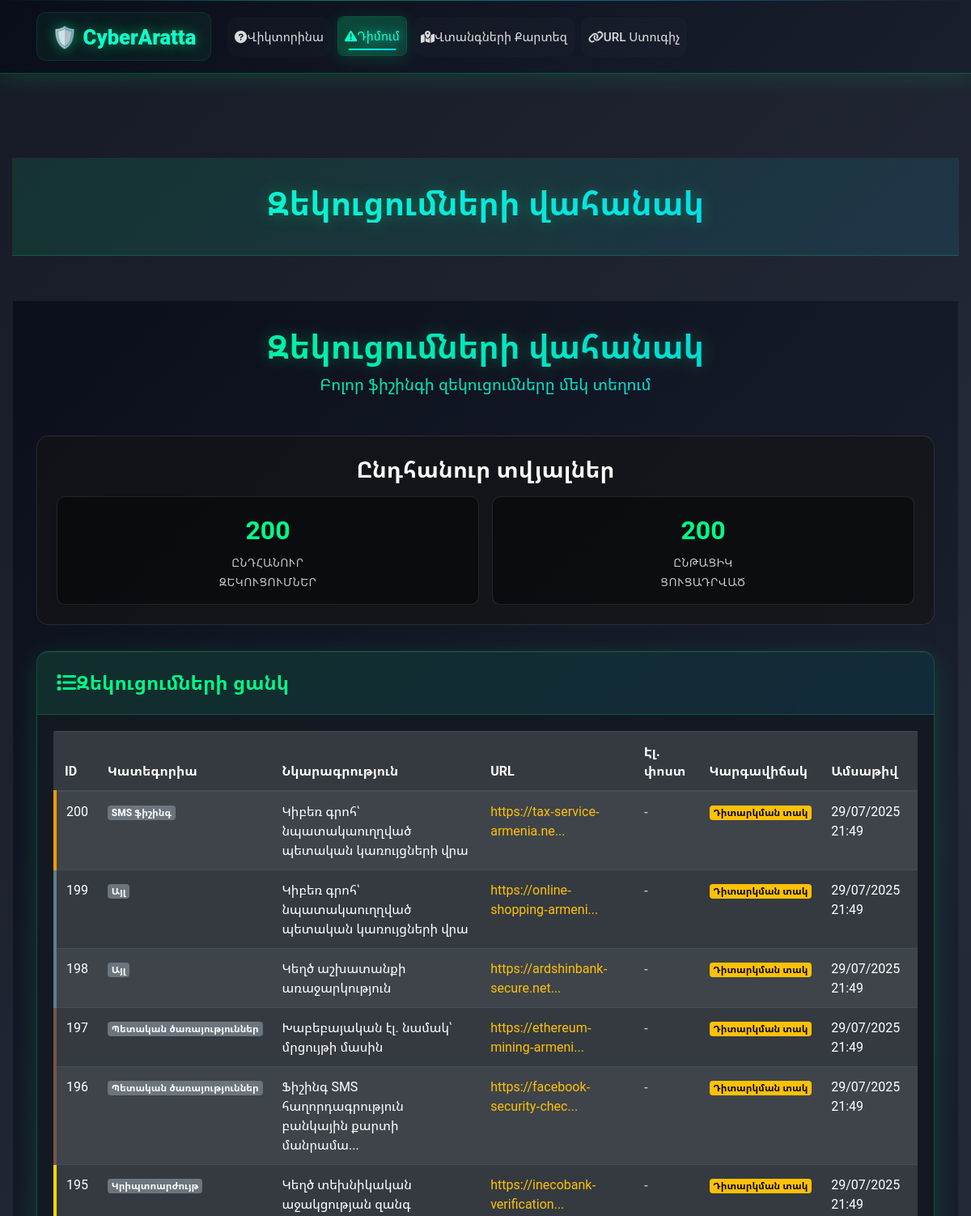
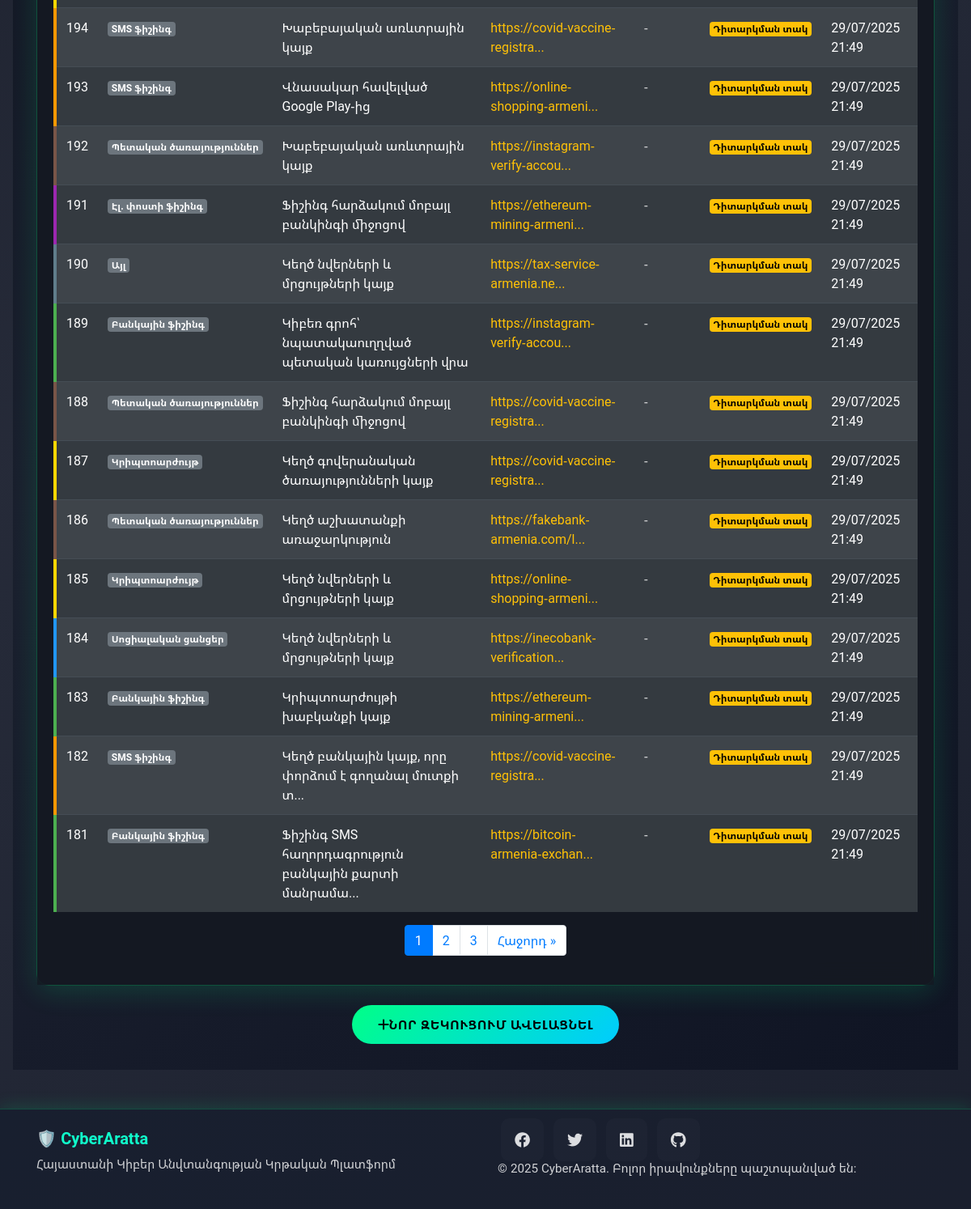
The page /reporting/dashboard/ on the database as committed earlier (2 pictures, top to bottom).
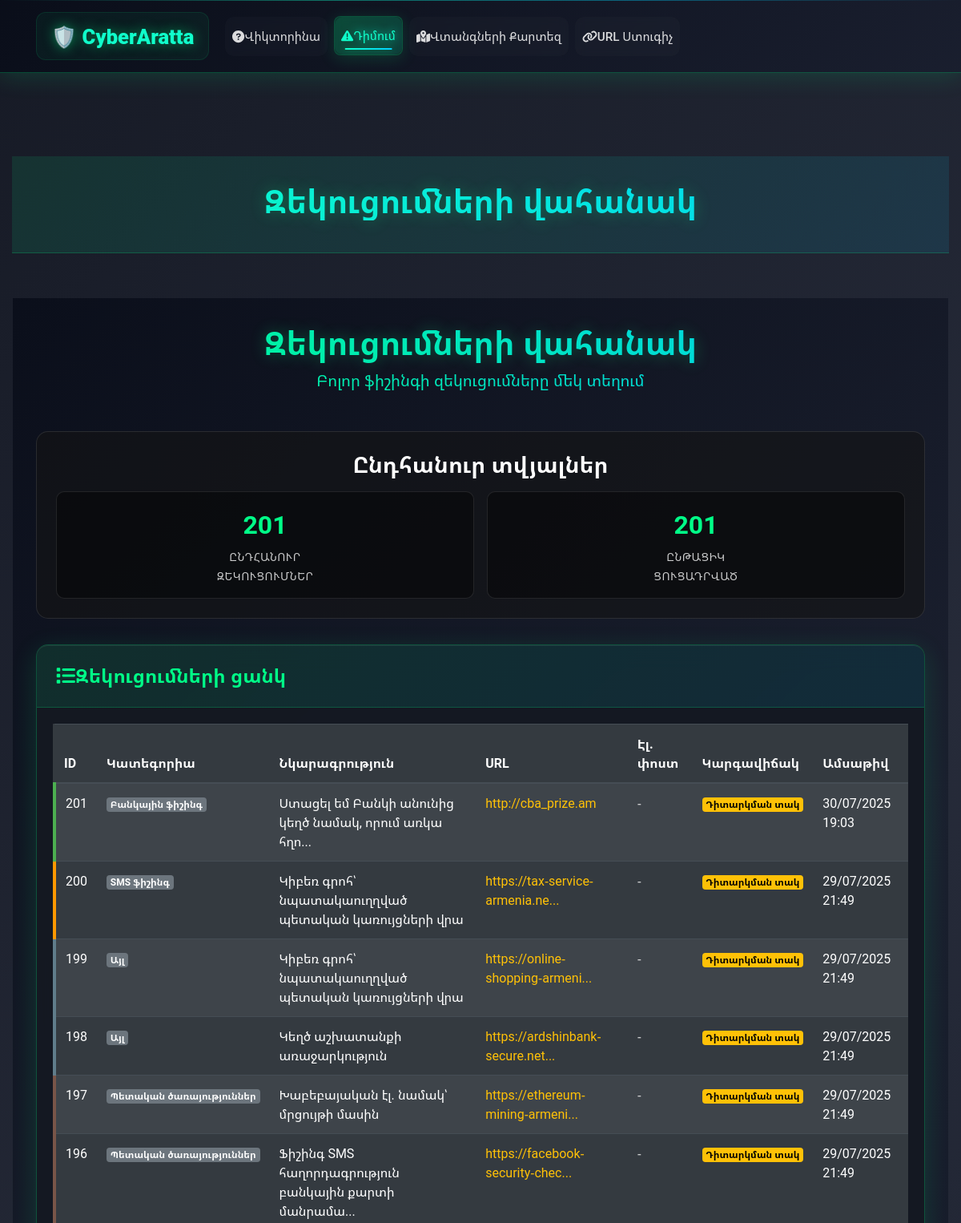
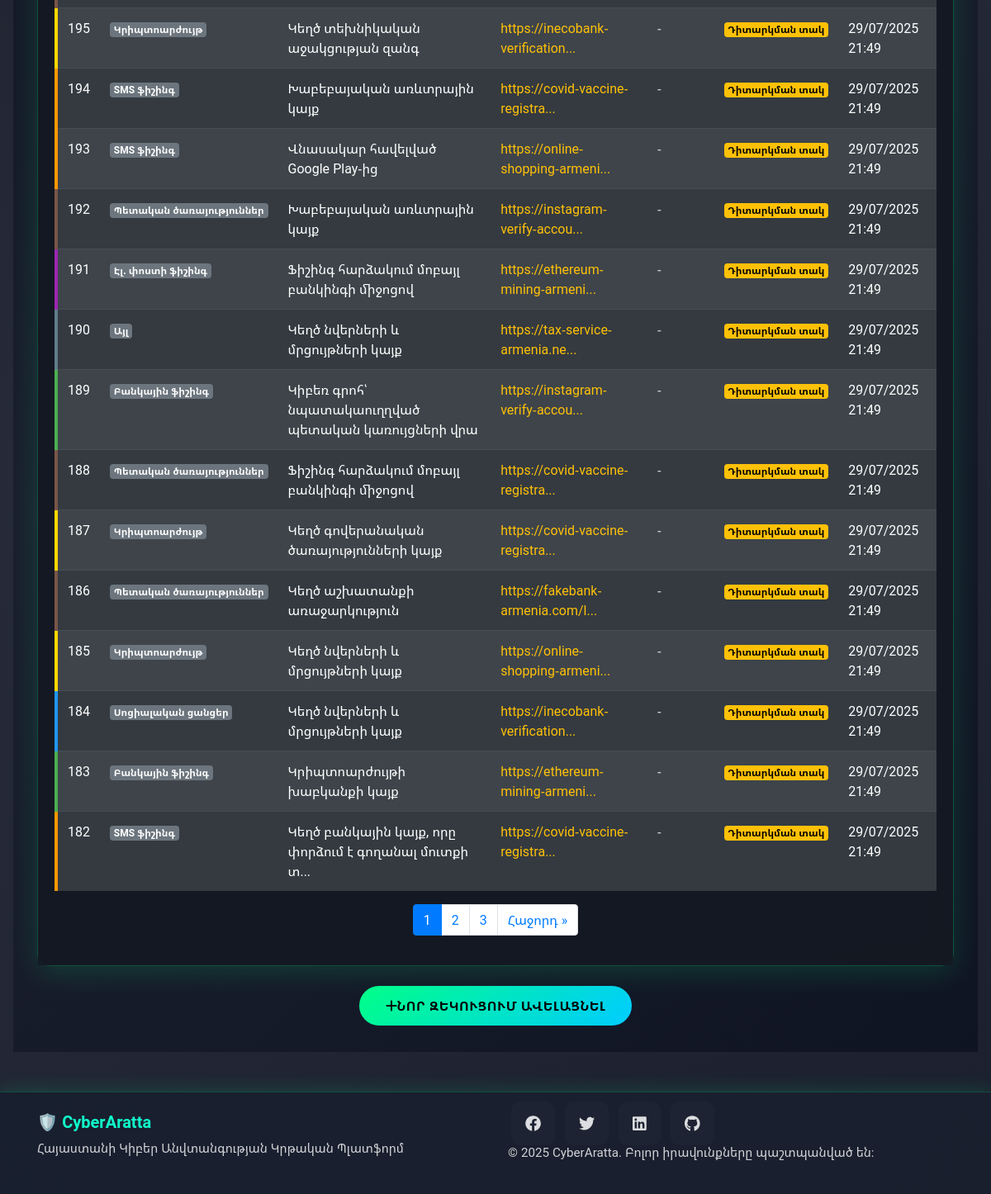
The same page on the database as committed later (2 pictures, top to bottom).
### apps/reporting/models.py (models this page shows, shortened)
class PhishingReport(models.Model):
    CATEGORY_CHOICES = [
        ('banking', 'Բանկային ֆիշինգ'),
        ('social_media', 'Սոցիալական ցանցեր'),
        ('sms', 'SMS ֆիշինգ'),
        ('email', 'Էլ. փոստի ֆիշինգ'),
        ('cryptocurrency', 'Կրիպտոարժույթ'),
        ('online_shopping', 'Առցանց գնումներ'),
        ('government', 'Պետական ծառայություններ'),
        ('other', 'Այլ'),
    ]
    STATUS_CHOICES = [
        ('pending', 'Դիտարկման տակ'),
        ('investigating', 'Քննվում է'),
        ('resolved', 'Լուծված'),
        ('closed', 'Փակված'),
        ('false_positive', 'Կեղծ ահազանգ'),
    ]
    category = models.CharField(max_length=20, choices=CATEGORY_CHOICES, verbose_name="Կատեգորիա")
    description = models.TextField(verbose_name="Նկարագրություն", null=True, blank=True)
    platform_source = models.ForeignKey(PlatformSource, on_delete=models.SET_NULL, null=True, blank=True, verbose_name="Հարթակ/Աղբյուր")
    platform_source_other = models.CharField(max_length=200, blank=True, verbose_name="Այլ հարթակ/աղբյուր")
    suspicious_url = models.CharField(max_length=500, blank=True, verbose_name="Կասկածելի URL")
    suspicious_email = models.CharField(max_length=200, blank=True, verbose_name="Կասկածելի էլ. փոստ")
    contact_info = models.CharField(max_length=200, blank=True, verbose_name="Հետադարձ կապի տվյալներ")
    has_damage = models.BooleanField(default=False, verbose_name="Արդյոք կրել եք վնաս այս դեպքի արդյունքում?")
    damage_types = models.ManyToManyField(DamageType, blank=True, verbose_name="Կրած վնասի տեսակները")
    damage_details = models.TextField(blank=True, verbose_name="Վնասի մանրամասներ")
    evidence_image = models.ImageField(
        upload_to=evidence_upload_path,
        blank=True,
        null=True,
        validators=[
            validate_image_size,
            FileExtensionValidator(allowed_extensions=['jpg', 'jpeg', 'png', 'gif', 'webp'])
        ],
        verbose_name="Ապացույցի նկար (մաքս. 5ՄԲ)",
        help_text="Թույլատրելի ֆորմատներ: JPG, PNG, GIF, WebP (մաքս. 5ՄԲ)"
    )
    evidence_document = models.FileField(
        upload_to=evidence_upload_path,
        blank=True,
        null=True,
        validators=[
            validate_file_size,
            FileExtensionValidator(allowed_extensions=['pdf', 'doc', 'docx', 'txt', 'rtf'])
        ],
        verbose_name="Ապացույցի փաստաթուղթ (մաքս. 10ՄԲ)",
        help_text="Թույլատրելի ֆորմատներ: PDF, DOC, DOCX, TXT, RTF (մաքս. 10ՄԲ)"
    )
    evidence_audio = models.FileField(
        upload_to=evidence_upload_path,
        blank=True,
        null=True,
        validators=[
            validate_audio_size,
            FileExtensionValidator(allowed_extensions=['mp3', 'wav', 'ogg', 'm4a', 'aac'])
        ],
        verbose_name="Ապացույցի ձայնագրություն (մաքս. 15ՄԲ)",
        help_text="Թույլատրելի ֆորմատներ: MP3, WAV, OGG, M4A, AAC (մաքս. 15ՄԲ)"
    )
    evidence_files = models.FileField(
        upload_to=evidence_upload_path,
        blank=True,
        null=True,
        validators=[
            validate_any_file_size,
            FileExtensionValidator(allowed_extensions=[
                'jpg', 'jpeg', 'png', 'gif', 'webp', 'bmp', 'tiff',
                'pdf', 'doc', 'docx', 'txt', 'rtf', 'odt',
                'mp4', 'avi', 'mov', 'wmv', 'flv', 'webm', 'mkv',
                'mp3', 'wav', 'ogg', 'm4a', 'aac', 'flac',
                'zip', 'rar', '7z'
            ])
        ],
        verbose_name="Կցել ֆայլ",
        help_text="Թույլատրվում են՝ նկարներ (մաքս. 5ՄԲ), փաստաթղթեր (մաքս. 10ՄԲ), վիդեո (մաքս. 50ՄԲ), ձայն (մաքս. 15ՄԲ), արխիվ (մաքս. 25ՄԲ). Ընդհանուր մաքս. ծավալ՝ 100ՄԲ"
    )
    created_at = models.DateTimeField(auto_now_add=True, verbose_name="Ստեղծված")
    updated_at = models.DateTimeField(auto_now=True, verbose_name="Թարմացված")
    status = models.CharField(max_length=20, choices=STATUS_CHOICES, default='pending', verbose_name="Կարգավիճակ")
    admin_notes = models.TextField(blank=True, verbose_name="Ադմինի գրառումներ")
    severity = models.CharField(max_length=10, choices=[
        ('low', 'Ցածր'),
        ('medium', 'Միջին'),
        ('high', 'Բարձր'),
        ('critical', 'Կրիտիկական')
    ], default='medium', verbose_name="Լուրջություն")
    class Meta:
        verbose_name = "Ֆիշինգի զեկուցում"
        verbose_name_plural = "Ֆիշինգի զեկուցումներ"
        ordering = ['-created_at']

### apps/reporting/views.py (the view)
# urls.py: path('dashboard/', views.reports_dashboard, name='dashboard'),
def reports_dashboard(request):
    reports = PhishingReport.objects.all().order_by('-created_at')
    paginator = Paginator(reports, 20)  # Show 20 reports per page
    page_number = request.GET.get('page')
    page_obj = paginator.get_page(page_number)
    return render(request, 'reporting/dashboard.html', {
        'page_title': 'Զեկուցումների վահանակ',
        'page_obj': page_obj,
        'total_reports': reports.count(),
    })

### templates/reporting/dashboard.html (shortened to what this page needs)
{% extends 'base.html' %}
{% load static %}
{% block extra_css %}
<link rel="stylesheet" href="{% static 'css/reporting.css' %}">
{% endblock %}
{% block content %}
<div class="reporting-container">
    <div class="container">
        <div class="reporting-header">
            <h1>Զեկուցումների վահանակ</h1>
            <p class="lead text-white-50">Բոլոր ֆիշինգի զեկուցումները մեկ տեղում</p>
        </div>
        <div class="stats-section">
            <h3 class="stats-title">Ընդհանուր տվյալներ</h3>
            <div class="stats-grid">
                <div class="stat-item">
                    <span class="stat-number">{{ total_reports }}</span>
                    <span class="stat-label">Ընդհանուր<br>զեկուցումներ</span>
                </div>
                <div class="stat-item">
                    <span class="stat-number">{{ page_obj.paginator.count }}</span>
                    <span class="stat-label">Ընթացիկ<br>ցուցադրված</span>
                </div>
            </div>
        </div>
        <div class="reporting-form-card card">
            <div class="card-header">
                <h4><i class="fas fa-list me-2"></i>Զեկուցումների ցանկ</h4>
            </div>
            <div class="card-body">
                <div class="table-responsive">
                    <table class="table table-dark table-striped">
                        <thead>
                            <tr>
                                <th>ID</th>
                                <th>Կատեգորիա</th>
                                <th>Նկարագրություն</th>
                                <th>URL</th>
                                <th>Էլ. փոստ</th>
                                <th>Կարգավիճակ</th>
                                <th>Ամսաթիվ</th>
                            </tr>
                        </thead>
                        <tbody>
                            {% for report in page_obj %}
                            <tr class="category-{{ report.category }}">
                                <td>{{ report.id }}</td>
                                <td>
                                    <span class="badge bg-secondary">{{ report.get_category_display }}</span>
                                </td>
                                <td>
                                    {% if report.description|length > 50 %}
                                        {{ report.description|slice:":50" }}...
                                    {% else %}
                                        {{ report.description }}
                                    {% endif %}
                                </td>
                                <td>
                                    {% if report.suspicious_url %}
                                        <a href="{{ report.suspicious_url }}" target="_blank" class="text-warning">
                                            {% if report.suspicious_url|length > 30 %}
                                                {{ report.suspicious_url|slice:":30" }}...
                                            {% else %}
                                                {{ report.suspicious_url }}
                                            {% endif %}
                                        </a>
                                    {% else %}
                                        <span class="text-muted">-</span>
                                    {% endif %}
                                </td>
                                <td>
                                    {% if report.suspicious_email %}
                                        <a href="mailto:{{ report.suspicious_email }}" class="text-info">{{ report.suspicious_email }}</a>
                                    {% else %}
                                        <span class="text-muted">-</span>
                                    {% endif %}
                                </td>
                                <td>
                                    {% if report.status == 'pending' %}
                                        <span class="badge bg-warning">{{ report.get_status_display }}</span>
                                    {% elif report.status == 'investigating' %}
                                        <span class="badge bg-info">{{ report.get_status_display }}</span>
                                    {% elif report.status == 'resolved' %}
                                        <span class="badge bg-success">{{ report.get_status_display }}</span>
                                    {% else %}
                                        <span class="badge bg-secondary">{{ report.get_status_display }}</span>
                                    {% endif %}
                                </td>
                                <td>{{ report.created_at|date:"d/m/Y H:i" }}</td>
                            </tr>
                            {% empty %}
                            <tr>
                                <td colspan="7" class="text-center text-muted">Զեկուցումներ չեն գտնվել</td>
                            </tr>
                            {% endfor %}
                        </tbody>
                    </table>
                </div>
                {% if page_obj.has_other_pages %}
                <nav aria-label="Էջերի նավիգացիա">
                    <ul class="pagination justify-content-center">
                        {% for num in page_obj.paginator.page_range %}
                            {% if page_obj.number == num %}
                                <li class="page-item active">
                                    <span class="page-link">{{ num }}</span>
                                </li>
                            {% elif num > page_obj.number|add:'-3' and num < page_obj.number|add:'3' %}
                                <li class="page-item">
                                    <a class="page-link" href="?page={{ num }}">{{ num }}</a>
                                </li>
                            {% endif %}
                        {% endfor %}
                        {% if page_obj.has_next %}
                            <li class="page-item">
                                <a class="page-link" href="?page={{ page_obj.next_page_number }}">
                                    Հաջորդ &raquo;
                                </a>
                            </li>
                        {% endif %}
                    </ul>
                </nav>
                {% endif %}
            </div>
        </div>
        <div class="text-center mt-4">
            <a href="{% url 'reporting:report' %}" class="btn btn-submit-report">
                <i class="fas fa-plus me-2"></i>Նոր զեկուցում ավելացնել
            </a>
        </div>
    </div>
</div>
{% endblock %}

### templates/base.html (shortened to what this page needs)
{% load static %}
<!DOCTYPE html>
<html lang="hy">
<head>
    <link rel="stylesheet" href="{% static 'css/bootstrap.min.css' %}">
    <link rel="stylesheet" href="{% static 'css/custom.css' %}">
    <link rel="stylesheet" href="{% static 'css/quiz-patterns.css' %}">
    <link rel="stylesheet" href="{% static 'css/quiz-theme.css' %}">
    <link rel="stylesheet" href="{% static 'css/quiz-home.css' %}">
    <link rel="stylesheet" href="{% static 'css/quiz.css' %}">
    <link rel="stylesheet" href="{% static 'css/threat-map.css' %}">
    <link rel="stylesheet" href="https://cdnjs.cloudflare.com/ajax/libs/font-awesome/6.0.0/css/all.min.css">
    {% block extra_css %}{% endblock %}
</head>
<body class="cyber-bg">
    <nav class="navbar navbar-expand-lg cyber-navbar fixed-top">
        <div class="container">
            <a class="navbar-brand cyber-brand" href="{% url 'core:home' %}" data-text="🛡️ CyberAratta">
                🛡️ CyberAratta
            </a>
            <div class="collapse navbar-collapse" id="navbarNav">
                <ul class="navbar-nav ms-auto">
                    <li class="nav-item">
                        <a class="nav-link cyber-link {% if request.resolver_match.namespace == 'quiz' %}active{% endif %}" href="{% url 'quiz:home' %}">
                            <i class="fas fa-question-circle me-1"></i>Վիկտորինա
                        </a>
                    </li>
                    <li class="nav-item">
                        <a class="nav-link cyber-link {% if request.resolver_match.namespace == 'reporting' %}active{% endif %}" href="{% url 'reporting:report' %}">
                            <i class="fas fa-exclamation-triangle me-1"></i>Դիմում
                        </a>
                    </li>
                    <li class="nav-item">
                        <a class="nav-link cyber-link {% if request.resolver_match.namespace == 'threat_map' %}active{% endif %}" href="{% url 'threat_map:threat_map' %}">
                            <i class="fas fa-map-marked-alt me-1"></i>Վտանգների Քարտեզ
                        </a>
                    </li>
                    <li class="nav-item">
                        <a class="nav-link cyber-link {% if request.resolver_match.namespace == 'url_checker' %}active{% endif %}" href="{% url 'url_checker:check_url' %}">
                            <i class="fas fa-link me-1"></i>URL Ստուգիչ
                        </a>
                    </li>
                </ul>
            </div>
        </div>
    </nav>
    <main style="padding-top: 80px; min-height: 100vh;">
        {% block page_header %}
        <div class="container-fluid py-4">
            <div class="row">
                <div class="col-12">
                    <div class="page-header text-center">
                        <h1 class="cyber-title">{% block page_title %}{{ page_title }}{% endblock %}</h1>
                    </div>
                </div>
            </div>
        </div>
        {% endblock %}
        <div class="page-content">
            {% block content %}{% endblock %}
        </div>
    </main>
    <footer class="cyber-footer py-4 mt-5">
        <div class="container">
            <div class="row">
                <div class="col-md-6">
                    <h5 class="cyber-text">🛡️ CyberAratta</h5>
                    <p class="text-muted">Հայաստանի Կիբեր Անվտանգության Կրթական Պլատֆորմ</p>
                </div>
                <div class="col-md-6 text-md-end">
                    <div class="social-links">
                        <a href="#" class="cyber-link me-3"><i class="fab fa-facebook"></i></a>
                        <a href="#" class="cyber-link me-3"><i class="fab fa-twitter"></i></a>
                        <a href="#" class="cyber-link me-3"><i class="fab fa-linkedin"></i></a>
                        <a href="#" class="cyber-link"><i class="fab fa-github"></i></a>
                    </div>
                    <p class="text-muted mt-2">© 2025 CyberAratta. Բոլոր իրավունքները պաշտպանված են:</p>
                </div>
            </div>
        </div>
    </footer>
</body>
</html>

Rows that differ between the two databases and show on the page:
no longer on this page (row unchanged): PhishingReport: id "181", category "Բանկային ֆիշինգ", description "Ֆիշինգ SMS հաղորդագրություն բանկային քարտի մանրամա", suspicious_url "https://bitcoin-armenia-exchan", status "Դիտարկման տակ", created_at "29/07/2025 21:49"
added PhishingReport: id "201", category "Բանկային ֆիշինգ", description "Ստացել եմ Բանկի անունից կեղծ նամակ, որում առկա հղո", suspicious_url "http://cba_prize.am", status "Դիտարկման տակ", created_at "30/07/2025 19:03"
Other text that changed with them:
{{ total_reports }}: "200" → "201"
{{ page_obj.paginator.count }}: "200" → "201"
